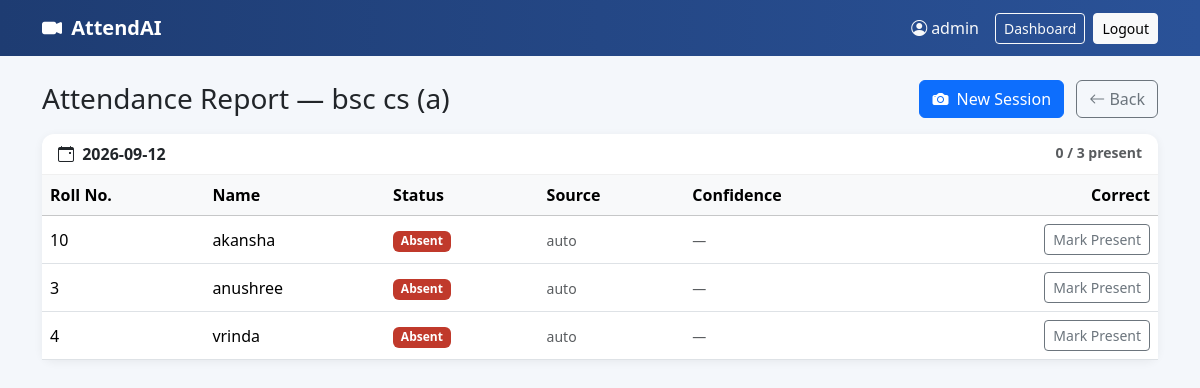
The page /classes/3/attendance/report (signed in) on the database its author committed.
### models.py (models this page shows, shortened)
class ClassSection(db.Model):
    __tablename__ = "class_sections"
    id = db.Column(db.Integer, primary_key=True)
    teacher_id = db.Column(db.Integer, db.ForeignKey("teachers.id"), nullable=False)
    name = db.Column(db.String(120), nullable=False)          # e.g. "B.Sc CS Semester IV"
    section = db.Column(db.String(50), nullable=True)         # e.g. "Section A"
    created_at = db.Column(db.DateTime, default=datetime.utcnow)
    students = db.relationship("Student", backref="class_section", cascade="all, delete-orphan")
    attendance_records = db.relationship("AttendanceRecord", backref="class_section", cascade="all, delete-orphan")
    @property
    def display_name(self):
        return f"{self.name} ({self.section})" if self.section else self.name

class AttendanceRecord(db.Model):
    __tablename__ = "attendance_records"
    id = db.Column(db.Integer, primary_key=True)
    class_id = db.Column(db.Integer, db.ForeignKey("class_sections.id"), nullable=False)
    student_id = db.Column(db.Integer, db.ForeignKey("students.id"), nullable=False)
    session_date = db.Column(db.Date, default=date.today, nullable=False)
    marked_at = db.Column(db.DateTime, default=datetime.utcnow)
    status = db.Column(db.String(20), default="Absent")  # Present / Absent
    confidence = db.Column(db.Float, nullable=True)       # recognition confidence (lower = better, LBPH distance)
    source = db.Column(db.String(20), default="auto")     # auto (face recognition) / manual (teacher correction)
    classroom_photo = db.Column(db.String(255), nullable=True)
    __table_args__ = (
        db.UniqueConstraint("class_id", "student_id", "session_date", name="uq_attendance_per_day"),
    )

class Student(db.Model):
    __tablename__ = "students"
    id = db.Column(db.Integer, primary_key=True)
    class_id = db.Column(db.Integer, db.ForeignKey("class_sections.id"), nullable=False)
    roll_no = db.Column(db.String(50), nullable=False)
    name = db.Column(db.String(120), nullable=False)
    created_at = db.Column(db.DateTime, default=datetime.utcnow)
    photos = db.relationship("StudentPhoto", backref="student", cascade="all, delete-orphan")
    attendance_records = db.relationship("AttendanceRecord", backref="student", cascade="all, delete-orphan")

### blueprints/attendance.py (the view)
@attendance_bp.route("/classes/<int:class_id>/attendance/report")
@login_required
def report(class_id):
    cls = _owned_class_or_404(class_id)
    records = (
        AttendanceRecord.query.filter_by(class_id=cls.id)
        .order_by(AttendanceRecord.session_date.desc(), AttendanceRecord.student_id)
        .all()
    )
    by_date = {}
    for r in records:
        by_date.setdefault(r.session_date, []).append(r)
    return render_template("attendance_report.html", cls=cls, by_date=sorted(by_date.items(), reverse=True))

### blueprints/auth.py (called while the page is built)
def login_required(view_func):
    @wraps(view_func)
    def wrapped(*args, **kwargs):
        if "teacher_id" not in session:
            flash("Please log in to continue.", "warning")
            return redirect(url_for("auth.login"))
        return view_func(*args, **kwargs)
    return wrapped

def current_teacher():
    teacher_id = session.get("teacher_id")
    if not teacher_id:
        return None
    return Teacher.query.get(teacher_id)

### blueprints/classes.py (called while the page is built)
def _owned_class_or_404(class_id):
    cls = ClassSection.query.get_or_404(class_id)
    if cls.teacher_id != current_teacher().id:
        abort(403)
    return cls

### templates/attendance_report.html (shortened to what this page needs)
{% extends "base.html" %}
{% block content %}
<div class="d-flex justify-content-between align-items-center mb-3">
  <div>
    <h3 class="mb-0">Attendance Report — {{ cls.display_name }}</h3>
  </div>
  <div>
    <a href="{{ url_for('attendance.upload_photo', class_id=cls.id) }}" class="btn btn-primary me-2">
      <i class="bi bi-camera-fill me-1"></i> New Session
    </a>
    <a href="{{ url_for('classes.class_detail', class_id=cls.id) }}" class="btn btn-outline-secondary">
      <i class="bi bi-arrow-left"></i> Back
    </a>
  </div>
</div>
{% if by_date %}
  {% for session_date, records in by_date %}
  <div class="card mb-3">
    <div class="card-header d-flex justify-content-between">
      <span><i class="bi bi-calendar-event me-1"></i> {{ session_date }}</span>
      <span class="text-muted small">
        {{ records|selectattr('status', 'equalto', 'Present')|list|length }} / {{ records|length }} present
      </span>
    </div>
    <div class="card-body p-0">
      <table class="table mb-0 align-middle">
        <thead class="table-light">
          <tr>
            <th>Roll No.</th>
            <th>Name</th>
            <th>Status</th>
            <th>Source</th>
            <th>Confidence</th>
            <th class="text-end">Correct</th>
          </tr>
        </thead>
        <tbody>
        {% for r in records|sort(attribute='student.roll_no') %}
          <tr>
            <td>{{ r.student.roll_no }}</td>
            <td>{{ r.student.name }}</td>
            <td>
              {% if r.status == 'Present' %}
                <span class="badge badge-present">Present</span>
              {% else %}
                <span class="badge badge-absent">Absent</span>
              {% endif %}
            </td>
            <td><span class="text-muted small">{{ r.source }}</span></td>
            <td><span class="text-muted small">{{ r.confidence if r.confidence is not none else '—' }}</span></td>
            <td class="text-end">
              <form method="POST" action="{{ url_for('attendance.toggle', record_id=r.id) }}">
                <button class="btn btn-sm btn-outline-secondary">
                  Mark {{ 'Absent' if r.status == 'Present' else 'Present' }}
                </button>
              </form>
            </td>
          </tr>
        {% endfor %}
        </tbody>
      </table>
    </div>
  </div>
  {% endfor %}
{% else %}
<div class="text-center py-5 text-muted">
  <i class="bi bi-clipboard-x fs-1"></i>
  <p class="mt-3">No attendance sessions recorded yet.</p>
</div>
{% endif %}
{% endblock %}

### templates/base.html (shortened to what this page needs)
<!doctype html>
<html lang="en">
<head>
  <link href="https://cdn.jsdelivr.net/npm/bootstrap@5.3.3/dist/css/bootstrap.min.css" rel="stylesheet">
  <link href="https://cdn.jsdelivr.net/npm/bootstrap-icons@1.11.3/font/bootstrap-icons.css" rel="stylesheet">
  <link href="{{ url_for('static', filename='css/style.css') }}" rel="stylesheet">
</head>
<body>
<nav class="navbar navbar-expand-lg navbar-dark app-navbar">
  <div class="container">
    <a class="navbar-brand fw-bold" href="{{ url_for('auth.index') }}">
      <i class="bi bi-camera-video-fill me-1"></i> AttendAI
    </a>
    {% if session.get('teacher_id') %}
    <div class="d-flex align-items-center">
      <span class="text-light me-3"><i class="bi bi-person-circle me-1"></i>{{ session.get('teacher_name') }}</span>
      <a href="{{ url_for('classes.dashboard') }}" class="btn btn-sm btn-outline-light me-2">Dashboard</a>
      <a href="{{ url_for('auth.logout') }}" class="btn btn-sm btn-light">Logout</a>
    </div>
    {% endif %}
  </div>
</nav>
<div class="container py-4">
  {% block content %}{% endblock %}
</div>
</body>
</html>

### static/css/style.css (style rules this page uses)
.app-navbar { background: linear-gradient(90deg, #1e3c72 0%, #2a5298 100%); }
body { background-color: #f4f7fb; }
.card { border: none; box-shadow: 0 2px 10px rgba(0, 0, 0, 0.06); border-radius: 12px; }
.card-header { background: transparent; border-bottom: 1px solid rgba(0, 0, 0, 0.06); font-weight: 600; }
.badge-absent { background-color: #c0392b; }

### rows shown on the page
ClassSection: display_name "bsc cs (a)"
AttendanceRecord: by_date "2026-09-12", student.roll_no "3", student.name "anushree", shows "Absent", source "auto", confidence "—", status "Present"
AttendanceRecord: student.roll_no "10", student.name "akansha", shows "Absent", source "auto", confidence "—", status "Present"
AttendanceRecord: student.roll_no "4", student.name "vrinda", shows "Absent", source "auto", confidence "—", status "Present"

### other values the page prints
{{ session.get('teacher_name') }} "admin"
{{ records|selectattr('status', 'equalto', 'Present')|list|length }} "0"
{{ records|length }} "3"
